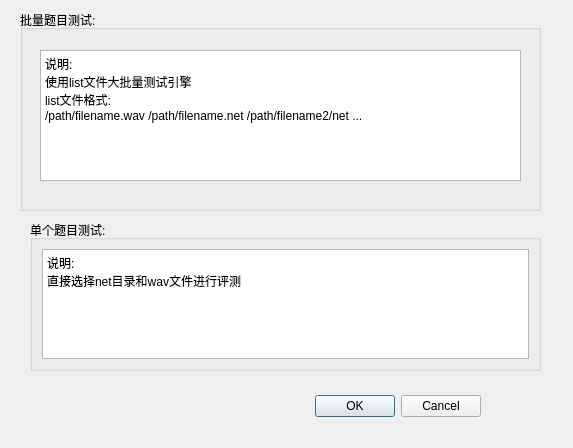
<?xml version="1.0" encoding="UTF-8"?>
<ui version="4.0">
 <class>Help</class>
 <widget class="QDialog" name="Help">
  <property name="geometry">
   <rect>
    <x>0</x>
    <y>0</y>
    <width>573</width>
    <height>448</height>
   </rect>
  </property>
  <property name="windowTitle">
   <string>Dialog</string>
  </property>
  <widget class="QDialogButtonBox" name="buttonBox">
   <property name="geometry">
    <rect>
     <x>140</x>
     <y>390</y>
     <width>341</width>
     <height>32</height>
    </rect>
   </property>
   <property name="orientation">
    <enum>Qt::Horizontal</enum>
   </property>
   <property name="standardButtons">
    <set>QDialogButtonBox::Cancel|QDialogButtonBox::Ok</set>
   </property>
  </widget>
  <widget class="QGroupBox" name="groupBox">
   <property name="geometry">
    <rect>
     <x>20</x>
     <y>10</y>
     <width>521</width>
     <height>201</height>
    </rect>
   </property>
   <property name="title">
    <string>批量题目测试:</string>
   </property>
   <widget class="QPlainTextEdit" name="plainTextEdit">
    <property name="geometry">
     <rect>
      <x>20</x>
      <y>40</y>
      <width>481</width>
      <height>131</height>
     </rect>
    </property>
    <property name="plainText">
     <string>说明:
使用list文件大批量测试引擎
list文件格式:
/path/filename.wav /path/filename.net /path/filename2/net ...

</string>
    </property>
   </widget>
  </widget>
  <widget class="QGroupBox" name="groupBox_2">
   <property name="geometry">
    <rect>
     <x>30</x>
     <y>220</y>
     <width>511</width>
     <height>151</height>
    </rect>
   </property>
   <property name="title">
    <string>单个题目测试:</string>
   </property>
   <layout class="QGridLayout" name="gridLayout">
    <item row="0" column="0">
     <widget class="QPlainTextEdit" name="plainTextEdit_2">
      <property name="plainText">
       <string>说明:
直接选择net目录和wav文件进行评测

</string>
      </property>
     </widget>
    </item>
   </layout>
  </widget>
 </widget>
 <resources/>
 <connections>
  <connection>
   <sender>buttonBox</sender>
   <signal>accepted()</signal>
   <receiver>Help</receiver>
   <slot>accept()</slot>
   <hints>
    <hint type="sourcelabel">
     <x>248</x>
     <y>254</y>
    </hint>
    <hint type="destinationlabel">
     <x>157</x>
     <y>274</y>
    </hint>
   </hints>
  </connection>
  <connection>
   <sender>buttonBox</sender>
   <signal>rejected()</signal>
   <receiver>Help</receiver>
   <slot>reject()</slot>
   <hints>
    <hint type="sourcelabel">
     <x>316</x>
     <y>260</y>
    </hint>
    <hint type="destinationlabel">
     <x>286</x>
     <y>274</y>
    </hint>
   </hints>
  </connection>
 </connections>
</ui>
